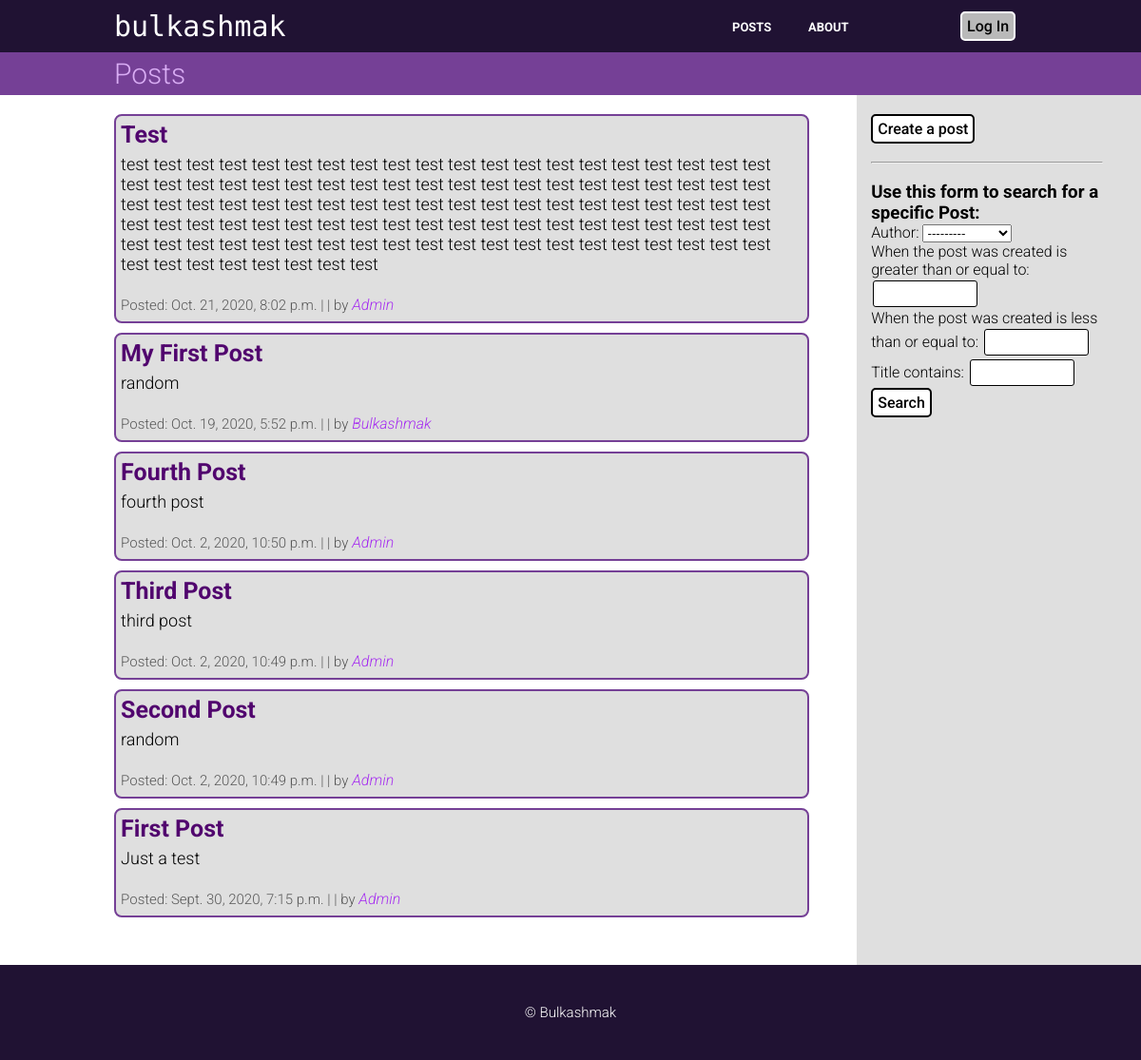
Before: / with the older database file.
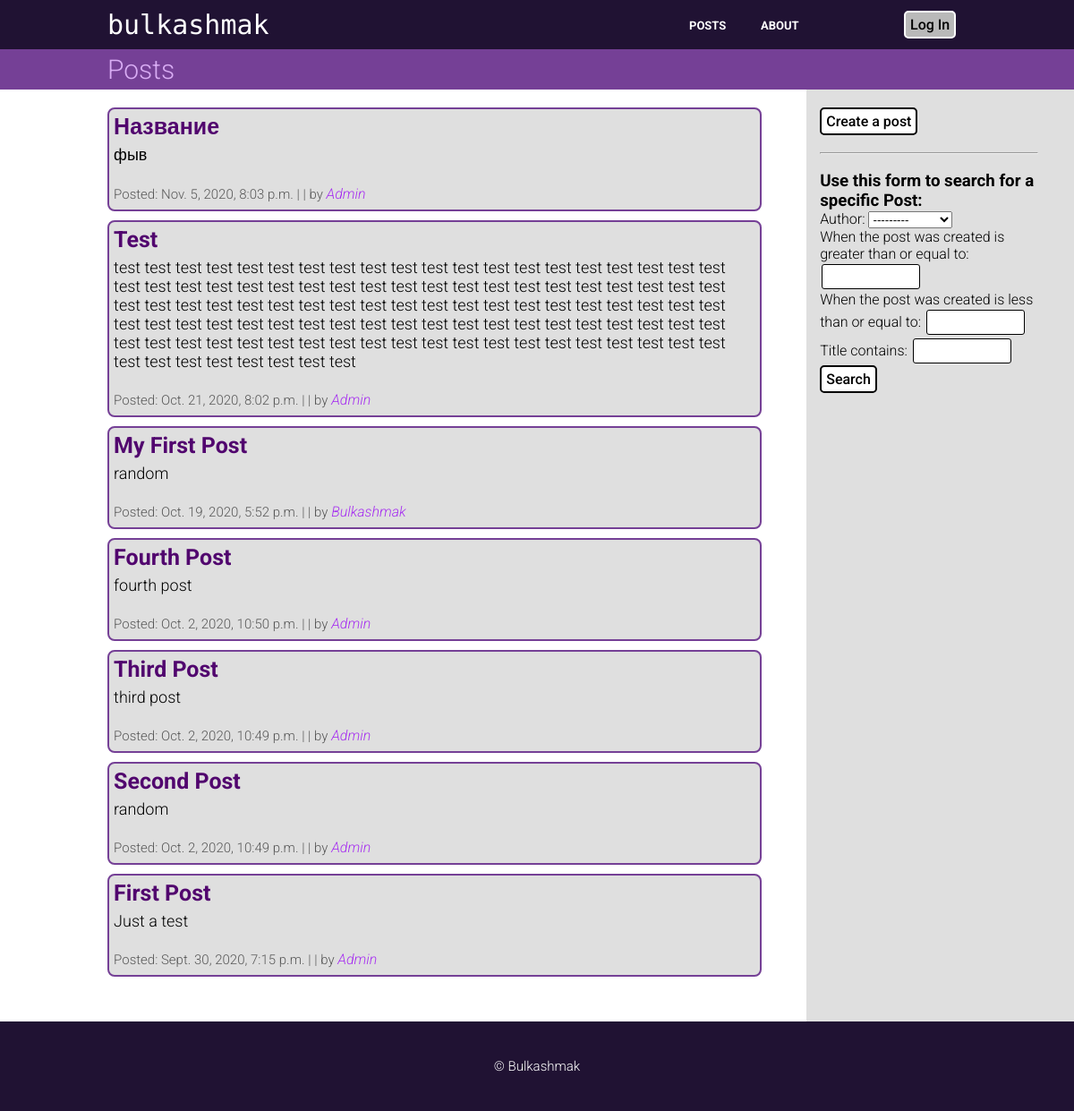
After: the same page with the newer database file.
### posts/models.py (models this page shows, shortened)
class Post(models.Model):
    title = models.CharField(max_length=100)
    slug = models.SlugField(max_length=100,
                            null=False,
                            unique=False)
    author = models.ForeignKey(User,
                               on_delete=models.CASCADE,
                               related_name='blog_posts',
                               default=None)
    content = models.TextField()
    created = models.DateTimeField(verbose_name="When the post was created",
                                   auto_now=True)
    updated = models.DateTimeField(verbose_name="When the post was updated",
                                   auto_now_add=True)
    STATUS = (
        (0, "Draft"),
        (1, "Published")
    )
    status = models.IntegerField(verbose_name="Status of the post",
                                 choices=STATUS,
                                 default=1)
    class Meta:
        ordering = ["-created"]
    def get_absolute_url(self):
        return reverse("post_detail", kwargs={"post_id": self.id})

### posts/views.py (the view)
# urls.py: path('', views.posts_page, name='posts_page'),
def posts_page(request):
    posts = Post.objects.order_by('-created')
    myFilter = PostFilter(request.GET, queryset=posts)
    posts = myFilter.qs
    context = {
        'title': 'Posts',
        'posts': posts,
        'myFilter': myFilter,
    }
    return render(request, 'posts/posts.html', context)

### posts/templates/posts/posts.html (shortened to what this page needs)
{% extends 'base.html' %}
{% block content %}
  {% for post in posts %}
    {% if post.status == 1 %}
      <div class="post">
        <h5 class="post_title"><a href="{{ post.get_absolute_url }}">{{ post.title }}</a></h5>
        <p>{{ post.content }}</p>
        <p class="author">
          Posted: {{ post.created }} | | by <a href="#">{{ post.author }}</a>
        </p>
      </div>
    {% endif %}
  {% endfor %}
{% endblock content %}
{% block sidebar %}
  <div id="posts_sidebar">
    <a href={% url 'create_post_page' %}>
      <button class="create_button">Create a post</button>
  </div>
  <br>
  <hr>
  <br>
  <h3>Use this form to search for a specific Post:</h3>
  <div class="search_form">
    <form method="get">
      {{ myFilter.form.as_p }}
      <button class="create_button" type="submit">Search</button>
  </div>
{% endblock sidebar %}

### posts/templates/base.html (shortened to what this page needs)
{% load static %}
<!DOCTYPE html>
<html lang="en">
  <head>
    <link type="text/css" rel="stylesheet" href="{% static 'css/base.css' %}" />
  </head>
  <body>
    <header>
      <div class="logo">
        <a href="{% url 'home_page' %}">bulkashmak</a>
      </div>
      <nav>
        <ul class="nav_links">
          <li><a href="{% url 'posts_page' %}">posts</a></li>
          <li><a href="{% url 'about_page' %}">about</a></li>
        </ul>
        <div>
          {% if user.is_authenticated %}
            <a href="{% url 'account_details' %}"><button class="log-inout">Account</button></a>
          {% else %}
            <a href="{% url 'login' %}"><button class="log-inout">Log In</button></a>
          {% endif %}
        </div>
      </nav>
    </header>
    <div class="semi-header">
      <p>
        {% block semi_header %}
        {{ title }}
        {% endblock semi_header %}
      </p>
    </div>
    <div class="wrapper">
      <div class="content">{% block content %} {% endblock content %}</div>
      <aside>
        <div class="sidebar">{% block sidebar %} {% endblock sidebar %}</div>
      </aside>
    </div>
    <footer>
      <p>© Bulkashmak</p>
    </footer>
  </body>
</html>

### posts/static/css/base.css (style rules this page uses)
* { padding: 0px; margin: 0px; }
header { padding: 10px 10%; margin: 0 auto; display: grid; grid-template-columns: 2fr 3fr; background-color: #201233; grid-gap: 5px; align-items: center; }
.logo { grid-column: 1; font-family: "Monoton", cursive; }
.logo a { font-size: 30px; color: white; text-decoration: none; }
nav { display: grid; grid-template-columns: auto 70px; }
.nav_links { display: grid; grid-template-columns: 80px 80px 80px; align-content: center; justify-content: end; list-style: none; text-transform: uppercase; font-family: "Roboto", sans-serif; font-weight: 700; }
.nav_links li a { font-size: 13px; color: white; justify-content: end; text-decoration: none; transition: all 0.3s ease 0s; }
.log-inout { background-color: #b9b9b9; padding: 4px 5px; border: solid 2px white; border-radius: 5px; transition: all 0.3s ease 0s; font-family: "Roboto", sans-serif; font-weight: 500; font-size: 16px; align-content: center; justify-content: center; text-decoration: none; color: black; }
.semi-header { display: grid; padding: 5px 10%; background-color: #754096; align-items: center; }
.semi-header p { font-family: "Roboto", sans-serif; font-weight: 300; font-size: 30px; color: #d9adf4; text-transform: capitalize; }
footer { position: relative; bottom: 0px; width: 100%; height: 100px; background-color: #201233; }
footer p { position: absolute; left: 50%; top: 50%; transform: translate(-50%, -50%); color: white; font-family: "Roboto", sans-serif; font-weight: 300; font-size: 15px; }
body { color: black; background-color: white; font-family: "Roboto", sans-serif; font-weight: 300; }
.wrapper { display: grid; grid-template-columns: 3fr 1fr; grid-gap: 5px; }
.content { grid-column: 1; display: grid; grid-gap: 10px; padding-top: 20px; padding-left: 13.4%; padding-right: 5%; padding-bottom: 50px; }
aside { grid-column: 2; background-color: #dfdfdf; }
.sidebar { padding-top: 20px; padding-left: 5%; padding-right: 13.4%; padding-bottom: 50px; }
.post { background-color: #dfdfdf; min-height: 100px; max-height: 500px; display: grid; grid-template-rows: 30px auto 40px; grid-gap: 5px; border: solid 2px #754096; border-radius: 8px; padding: 5px 5px; }
.post h5 { font-size: 25px; text-transform: capitalize; }
.post p { font-size: 18px; }
.post > .author { padding-top: 18px; color: #585858; font-size: 15px; }
.post_title a { text-decoration: none; color: #51056e; }
.author a { color: #a62ff0; font-style: italic; font-size: 16px; text-transform: capitalize; text-decoration: none; }
input[type=text], input[type=password] { background-color: #dfdfdf; color: black; font-size: 16px; width: 100px; padding: 4px 4px; margin: 2px 2px; border: solid 1px black; border-radius: 3px; transition: all 0.3s ease 0s; }
.search_form input { background-color: white; }
.create_button { background-color: white; border: solid 2px black; border-radius: 5px; color: black; padding: 4px 5px; font-size: 16px; font-family: "Roboto", sans-serif; font-weight: 500; transition: all 0.3s ease 0s; }

Changed rows visible on the page:
added Post: title "Название", content "фыв", created "Nov. 5, 2020, 8:03 p.m.", author "Admin"
